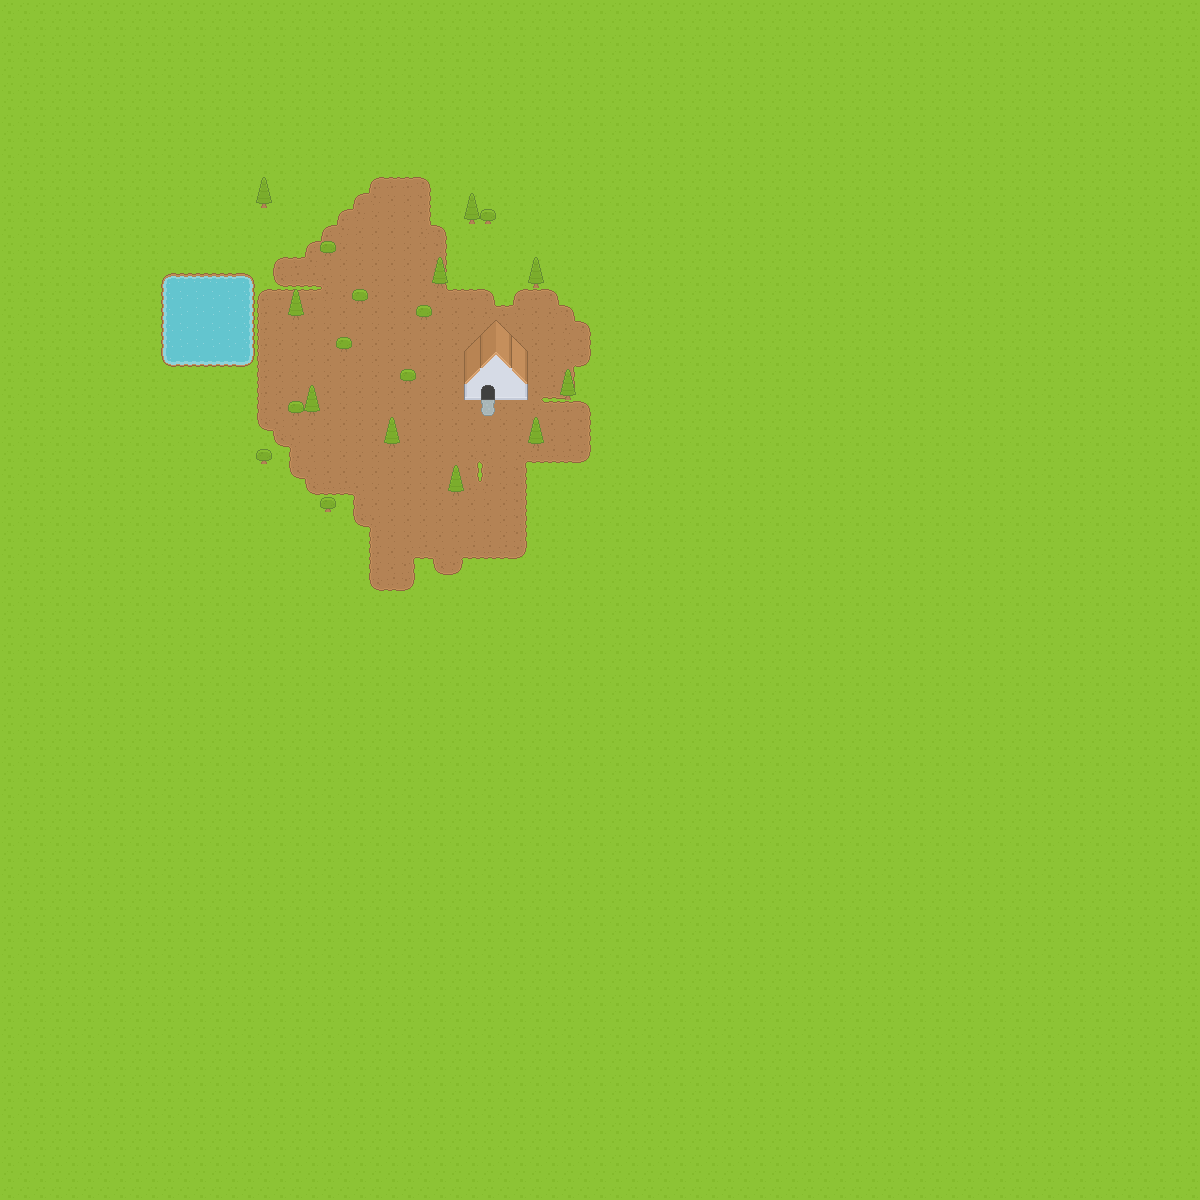

This game map was drawn from its Tiled (.tmx) file and the tilesets committed beside it. A one-line description and the trimmed map source follow:
An orthogonal 75x75 tile map with 16x16 px tiles, 7 tile layers (Tile Layer 1, Tile Layer 2, Entrance Path, House Floor, ...) and 25 objects.

<map version="1.0" orientation="orthogonal" renderorder="left-down" width="75" height="75" tilewidth="16" tileheight="16" nextobjectid="37">
 <tileset firstgid="1" name="base tileset" tilewidth="16" tileheight="16" spacing="1" tilecount="1767" columns="57">
  <image source="../Art/roguelikeSheet_transparent.png" width="968" height="526" />
  <terraintypes>
   <terrain name="Dirt" tile="578" />
  </terraintypes>
  <tile id="2">
   <objectgroup draworder="index">
    <object id="1" x="0" y="-0.375" width="16.125" height="16.25" />
   </objectgroup>
  </tile>
  <tile id="3">
   <objectgroup draworder="index">
    <object id="1" x="0" y="-0.125" width="15.75" height="15.875" />
   </objectgroup>
  </tile>
  <tile id="4">
   <objectgroup draworder="index">
    <object id="1" x="0" y="0" width="15.75" height="16" />
   </objectgroup>
  </tile>
  <tile id="59">
   <objectgroup draworder="index">
    <object id="1" x="-0.125" y="-0.25" width="15.875" height="16" />
   </objectgroup>
  </tile>
  <tile id="61">
   <objectgroup draworder="index">
    <object id="1" x="0.125" y="-0.125" width="15.75" height="16.25" />
   </objectgroup>
  </tile>
  <tile id="116">
   <objectgroup draworder="index">
    <object id="1" x="0.125" y="-0.125" width="15.875" height="16.125" />
   </objectgroup>
  </tile>
  <tile id="117">
   <objectgroup draworder="index">
    <object id="1" x="-0.125" y="0" width="15.875" height="15.875" />
   </objectgroup>
  </tile>
  <tile id="118">
   <objectgroup draworder="index">
    <object id="1" x="0.125" y="-0.25" width="15.875" height="16.25" />
   </objectgroup>
  </tile>
  <tile id="518" terrain="0,0,0," />
  <tile id="519" terrain="0,0,,0" />
  <tile id="520" terrain=",,,0" />
  <tile id="521" terrain=",,0,0" />
  <tile id="522" terrain=",,0," />
  <tile id="526">
   <properties>
    <property name=" unity:sortingLayerName" value="WorldObjects" />
   </properties>
   <objectgroup draworder="index">
    <object id="4" x="1.375" y="2.375" width="13.5" height="13.375" />
   </objectgroup>
  </tile>
  <tile id="575" terrain="0,,0,0" />
  <tile id="576" terrain=",0,0,0" />
  <tile id="577" terrain=",0,,0" />
  <tile id="578" terrain="0,0,0,0" />
  <tile id="579" terrain="0,,0," />
  <tile id="634" terrain=",0,," />
  <tile id="635" terrain="0,0,," />
  <tile id="636" terrain="0,,," />
  <tile id="640">
   <objectgroup draworder="index">
    <object id="1" x="0.5" y="0" width="15" height="15.75" />
   </objectgroup>
  </tile>
  <tile id="643">
   <objectgroup draworder="index">
    <object id="1" x="0" y="0" width="16" height="16" />
   </objectgroup>
  </tile>
  <tile id="1214">
   <objectgroup draworder="index" />
  </tile>
  <tile id="1215">
   <objectgroup draworder="index" />
  </tile>
  <tile id="1216">
   <objectgroup draworder="index" />
  </tile>
  <tile id="1217">
   <objectgroup draworder="index">
    <object id="1" x="0" y="0" width="16" height="16" />
   </objectgroup>
  </tile>
  <tile id="1218">
   <objectgroup draworder="index">
    <object id="1" x="0" y="0" width="16" height="16" />
   </objectgroup>
  </tile>
  <tile id="1228">
   <objectgroup draworder="index">
    <object id="1" x="0" y="0" width="16" height="16" />
   </objectgroup>
  </tile>
  <tile id="1229">
   <objectgroup draworder="index">
    <object id="1" x="0" y="0" width="16" height="16" />
   </objectgroup>
  </tile>
  <tile id="1230">
   <objectgroup draworder="index">
    <object id="1" x="0" y="0" width="16" height="16" />
   </objectgroup>
  </tile>
  <tile id="1271">
   <objectgroup draworder="index" />
  </tile>
  <tile id="1272">
   <objectgroup draworder="index" />
  </tile>
  <tile id="1273">
   <objectgroup draworder="index" />
  </tile>
  <tile id="1274">
   <objectgroup draworder="index">
    <object id="1" x="0" y="0" width="16" height="16" />
   </objectgroup>
  </tile>
  <tile id="1275">
   <objectgroup draworder="index">
    <object id="1" x="0" y="0" width="16" />
   </objectgroup>
  </tile>
  <tile id="1285">
   <objectgroup draworder="index">
    <object id="1" x="0" y="0" width="16" height="16" />
   </objectgroup>
  </tile>
  <tile id="1286">
   <objectgroup draworder="index">
    <object id="1" x="0" y="0" width="16" height="16" />
   </objectgroup>
  </tile>
  <tile id="1287">
   <objectgroup draworder="index">
    <object id="1" x="0" y="0" width="16" height="16" />
   </objectgroup>
  </tile>
  <tile id="1328">
   <objectgroup draworder="index" />
  </tile>
  <tile id="1329">
   <objectgroup draworder="index" />
  </tile>
  <tile id="1330">
   <objectgroup draworder="index" />
  </tile>
  <tile id="1331">
   <objectgroup draworder="index">
    <object id="1" x="0" y="0" width="16" height="16" />
   </objectgroup>
  </tile>
  <tile id="1332">
   <objectgroup draworder="index">
    <object id="1" x="0" y="0" width="16" height="16" />
   </objectgroup>
  </tile>
  <tile id="1342">
   <objectgroup draworder="index">
    <object id="1" x="0" y="0" width="16" height="16" />
   </objectgroup>
  </tile>
  <tile id="1343">
   <objectgroup draworder="index" />
  </tile>
  <tile id="1344">
   <objectgroup draworder="index">
    <object id="2" x="0" y="0" width="16" height="16" />
   </objectgroup>
  </tile>
 </tileset>
 <layer name="Tile Layer 1" width="75" height="75">
  <data>[5625 cells, 5625 non-empty, 10 distinct tile ids]</data>
 </layer>
 <layer name="Tile Layer 2" width="75" height="75">
  <data>[5625 cells, 355 non-empty, 14 distinct tile ids]</data>
 </layer>
 <layer name="Entrance Path" width="75" height="75">
  <properties>
   <property name="unity:sortingLayerName" value="Ground" />
  </properties>
  <data>[5625 cells, 1 non-empty, 1 distinct tile ids]</data>
 </layer>
 <layer name="House Floor" width="75" height="75">
  <data>[5625 cells, 12 non-empty, 1 distinct tile ids]</data>
 </layer>
 <layer name="Objects" width="75" height="75">
  <properties>
   <property name="unity:sortingLayerName" value="WorldObjects" />
  </properties>
  <data>[5625 cells, 48 non-empty, 16 distinct tile ids]</data>
 </layer>
 <layer name="Doors" width="75" height="75">
  <properties>
   <property name="unity:sortingLayerName" value="WorldObjects" />
  </properties>
  <data>[5625 cells, 1 non-empty, 1 distinct tile ids]</data>
 </layer>
 <layer name="Roofs" width="75" height="75">
  <properties>
   <property name="unity:SortingLayerName" value="WorldObjects" />
  </properties>
  <data>[5625 cells, 12 non-empty, 6 distinct tile ids]</data>
 </layer>
</map>
